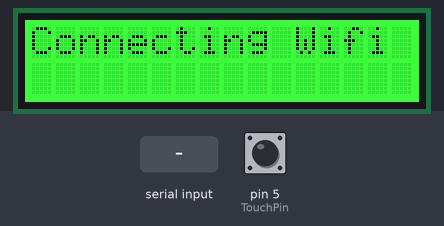
The sketch below on a simulated Arduino Uno, built with avr-gcc and run on an emulated ATmega328P. Parts: 16×2 character LCD. The test bench sets the inputs (shaded band); at power-on: pin 5 (TouchPin) LOW. What the sketch prints to the serial monitor is not drawn.

Above: at 2.2 s.
2.3 s: "OK\n" received over Serial
At 3.7 s:
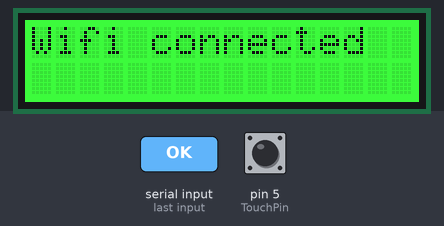
At 8.2 s:
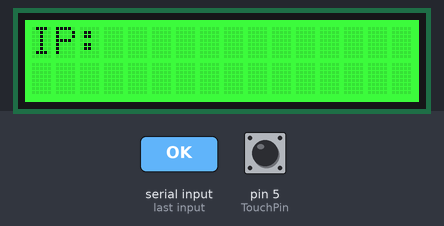
Timing chart, 0 to 9.7 s (numbered marks = the images above; inputs shaded):
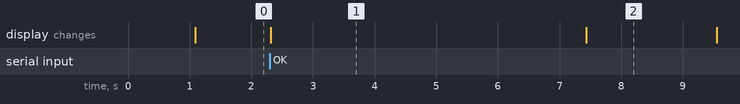

The sketch:

IoTExperiment.ino
```cpp
#include "rgb_lcd.h"
rgb_lcd lcd;
const int colorR = 0;
const int colorG = 255;
const int colorB = 0;

const int B = 3975;
const int pinTemp = A0;
const int pinSound = A1;
const int pinLight = A2;
const int TouchPin=5;

boolean connected = false;
//const String ssid = "Applewifi";
//const String password = "Me7W8bR4j2";
const String ssid = "David Pai iPhone";
const String password = "12345678";
//const String ssid = "swan_ap";
//const String password = "19553540";;

//const String host = "api-m2x.att.com";
//const String port = "80";
const String host = "paitest.com";
//const String host = "172.20.10.4";
const String port = "8080";
String startString = "AT+CIPSTART=\"TCP\",\"" + host + "\"," + port;
String dataToSend;

void setup() {
  // put your setup code here, to run once:
  Serial.begin(115200);

  pinMode(TouchPin, INPUT);

  lcd.begin(16, 2);
  lcd.setRGB(colorR, colorG, colorB);
  delay(1000);
}

void loop() {
  // put your main code here, to run repeatedly:

  lcd.clear();

  if (connected == false) {
//    showMode();
//    changeMode();
//    showMode();
//    listAPs();
//    showIP();

    connectWifi();
    showIP();
  }

//  ping(host);
  postToCHT(getTemperature(), getSound(), getLight(), getTouch());
}

void connectWifi() {
  lcd.clear();
  lcd.setCursor(0, 0);
  lcd.print("Connecting Wifi");

  Serial.println("AT+CWJAP=\"" + ssid + "\",\"" + password + "\"");
  while(1) {
    char c1 = 0;
    if(Serial.available() >= 2) {
        c1 = Serial.read();
        if(c1 == 'O' && 'K' == Serial.read()) {
          lcd.clear();
          lcd.setCursor(0, 0);
          lcd.print("Wifi connected");
          delay(1000);

          connected = true;
          break;       // OK means over
        }
    }
  }

  delay(2000);
  serialFlush();
}

void showIP(){
  String ip;
  Serial.println("AT+CIFSR");
  delay(2000);
  if (Serial.available() > 0) {
    ip = ip + Serial.readString();
  }

  //Parse out the IP address
  String tmp = "+CIFSR:STAIP,";
  int i = ip.indexOf(tmp);
  ip = ip.substring(i + tmp.length() + 1, ip.indexOf('\"', i + tmp.length() + 1));
  lcd.clear();
  lcd.setCursor(0, 0);
  lcd.print("IP:");
  lcd.setCursor(0, 1);
  lcd.print(ip);

  delay(2000);
  serialFlush();
}

float getTemperature() {
  float temperature;

  // Get the (raw) value of the temperature sensor.
  int val = analogRead(pinTemp);

  // Determine the current resistance of the thermistor based on the sensor value.
  float resistance = (float)(1023-val)*10000/val;

  // Calculate the temperature based on the resistance value.
  temperature = 1/(log(resistance/10000)/B+1/298.15)-273.15;

  lcd.clear();
  lcd.setCursor(0, 0);
  lcd.print("Temp: " + String(temperature));
  return temperature;
}

int getSound() {
  return analogRead(pinSound);
}

int getLight() {
  return analogRead(pinLight);
}

int getTouch() {
  return digitalRead(TouchPin);
}

void postToCHT(float temperature, int sound, int light, int touch) {

///////////////////START
  String result = String();
  String startString = "AT+CIPSTART=\"TCP\",\"" + host + "\"," + port;
  Serial.println(startString);
  delay(5000);

  while(1) {
    char c1 = 0;
    if(Serial.available() >= 2) {
        c1 = Serial.read();
        if(c1 == 'O' && 'K' == Serial.read()) {
          lcd.clear();
          lcd.setCursor(0, 0);
          lcd.print("CONNECT OK");
          delay(1000);
          break;       // OK means over
        }
    }
  }


  delay(2000);
  serialFlush();

///////////////////SEND
//  dataToSend = "PUT /v2/devices/0a1cebafb1e929a7bb4dce7c0ffab0ca/streams/temperature/value HTTP/1.1\r\nHost: api-m2x.att.com\r\nContent-Type: application/json\r\nX-M2X-KEY: 1fcbfc67692a96d0b0180216e4ea8fa4\r\nContent-Length: 12\r\n\r\n{“value”:”30”}\r\n";
//  dataToSend = "GET /agent.php?temperature=" + String(temperature) +
//      "&sound=" + String(sound) + "&light=" + String(light) + "&touch=" + String(touch) +
//      " HTTP/1.1\r\nHost: " + host + "\r\n\r\n";
  dataToSend = "GET /cht-iot-test.php?temperature=" + String(temperature) +
      "&sound=" + String(sound) + "&light=" + String(light) + "&touch=" + String(touch) +
      " HTTP/1.1\r\nHost: " + host + "\r\n\r\n";

  lcd.clear();
  lcd.setCursor(0, 0);
  lcd.print("Data length: " + String(dataToSend.length()));

  Serial.println("AT+CIPSEND=" + String(dataToSend.length()));
  delay(5000);

  while(1) {
    if (Serial.available() > 0) {
      result = result + Serial.readString();
      if (result.indexOf('>') != -1)
        break;
    }
    delay(10);
  }

  lcd.clear();
  lcd.setCursor(0, 0);
  lcd.print(">");

  delay(2000);
  serialFlush();

///////////////////SEND DATA
  result = String();
  Serial.println(dataToSend);
  delay(10000);
  if (Serial.available() > 0) {
    result = result + Serial.readString();
  }

  lcd.clear();
  lcd.setCursor(0, 0);
  lcd.print("Data was sent.");

  delay(2000);
  serialFlush();

///////////////////CLOSE
  result = String();
  Serial.println("AT+CIPCLOSE");
  delay(2000);

  while(1) {
    char c1 = 0;
    if(Serial.available() >= 2) {
        c1 = Serial.read();
        if(c1 == 'O' && 'K' == Serial.read()) {
          lcd.clear();
          lcd.setCursor(0, 0);
          lcd.print("CLOSE OK");
          delay(1000);
          break;       // OK means over
        }
    }
  }

  delay(2000);
  serialFlush();
}

/////////////////////////
void serialFlush(){
  byte w = 0;
  for (int i = 0; i < 10; i++) {
   while (Serial.available() > 0) {
     char k = Serial.read();
     w++;
     delay(10);
   }
   delay(10);
  }
}
/////////////////////////

void showMode() {
  String mode;
  Serial.println("AT+CWMODE?");
  delay(3000);
  if (Serial.available() > 0) {
    mode = mode + Serial.readString();
  }

  lcd.clear();
  lcd.setCursor(0, 0);
  lcd.print("Mode:" + mode);
  delay(2000);
  serialFlush();
}

void changeMode() {
  String result;
  Serial.println("AT+CWMODE=1");
  delay(3000);
  if (Serial.available() > 0) {
    result = result + Serial.readString();
  }

  lcd.clear();
  lcd.setCursor(0, 0);
  lcd.print("Changed:" + result);
  delay(2000);
  serialFlush();
}

void listAPs() {
  String result;
  String line;
  Serial.println("AT+CWLAP");
  delay(5000);
  while(1) {
    if (Serial.available() > 0) {
      line = Serial.readStringUntil('\n');
      Serial.read();
      if (!line.startsWith("OK"))
        result = result + line + "\n";
      else
        break;
    }
  }

  Serial.println("APs: " + result);
  delay(2000);
  serialFlush();
}

void ping(String ip) {
  Serial.println("AT+PING=\"" + host + "\"");
  delay(5000);

  while(1) {
    char c1 = 0;
    if(Serial.available() >= 2) {
        c1 = Serial.read();
        if(c1 == 'O' && 'K' == Serial.read()) {
          lcd.clear();
          lcd.setCursor(0, 0);
          lcd.print("PING OK");
          delay(1000);
          break;       // OK means over
        }
    }
  }

  delay(2000);
  serialFlush();
}
```

Measured:
- after the input at 2.3 s, the display: changes at once (image 1)
- what the display in image 1 shows lasts 5.1 s, from 2.3 s to 7.4 s
